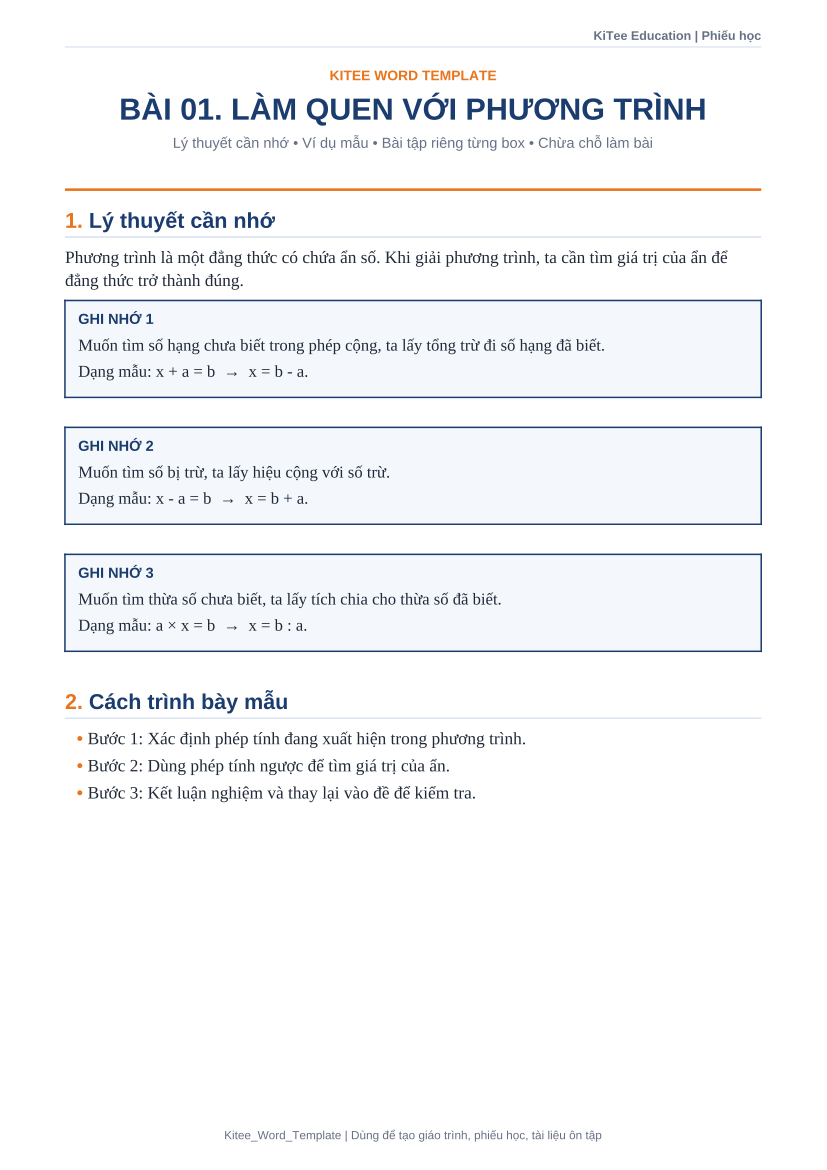

This chart was generated by the following Python code:
# -*- coding: utf-8 -*-
"""
Kitee_Word_Template.py
Tạo file Word template đơn giản, chỉnh chu cho phiếu học/giáo trình KiTee.

Yêu cầu chính:
- Vào thẳng phần Lý thuyết cần nhớ.
- Không gom nhiều câu hỏi vào một box.
- Mỗi câu/bài tập là một box riêng.
- Có chừa khoảng trống làm bài trong từng box.
- Có phần Lưu ý định dạng ở cuối file.

Cách chạy:
    pip install python-docx
    python Kitee_Word_Template.py

File xuất ra:
    Kitee_Word_Template.docx
"""

from docx import Document
from docx.enum.section import WD_SECTION
from docx.enum.table import WD_ALIGN_VERTICAL, WD_TABLE_ALIGNMENT
from docx.enum.text import WD_ALIGN_PARAGRAPH
from docx.enum.style import WD_STYLE_TYPE
from docx.shared import Cm, Pt, RGBColor
from docx.oxml import OxmlElement
from docx.oxml.ns import qn

# =========================
# 1) Cấu hình thương hiệu
# =========================
OUTPUT_FILE = "/mnt/data/Kitee_Word_Template.docx"

BRAND_NAVY = "1B3C6E"
BRAND_ORANGE = "E8741C"
TEXT_DARK = "1F2937"
TEXT_MUTED = "667085"
BORDER = "D8E2F0"
LIGHT_BLUE = "F4F8FD"
LIGHT_ORANGE = "FFF4EC"
LIGHT_GRAY = "F8FAFC"
WHITE = "FFFFFF"

FONT_BODY = "Times New Roman"
FONT_HEAD = "Arial"


# =========================
# 2) Helper định dạng cơ bản
# =========================
def set_run_font(run, font=FONT_BODY, size=12.5, color=TEXT_DARK, bold=False, italic=False):
    """Định dạng font cho run, hỗ trợ tiếng Việt ổn định."""
    run.font.name = font
    run.font.size = Pt(size)
    run.font.bold = bold
    run.font.italic = italic
    run.font.color.rgb = RGBColor.from_string(color)
    r_pr = run._element.get_or_add_rPr()
    r_fonts = r_pr.rFonts
    if r_fonts is None:
        r_fonts = OxmlElement("w:rFonts")
        r_pr.append(r_fonts)
    r_fonts.set(qn("w:ascii"), font)
    r_fonts.set(qn("w:hAnsi"), font)
    r_fonts.set(qn("w:eastAsia"), font)
    r_fonts.set(qn("w:cs"), font)


def set_paragraph_spacing(paragraph, before=0, after=6, line=1.15):
    pf = paragraph.paragraph_format
    pf.space_before = Pt(before)
    pf.space_after = Pt(after)
    pf.line_spacing = line


def set_paragraph_border(paragraph, color=BORDER, size="8", space="3", sides=("bottom",)):
    """Thêm đường kẻ cho paragraph."""
    p_pr = paragraph._p.get_or_add_pPr()
    p_bdr = p_pr.find(qn("w:pBdr"))
    if p_bdr is None:
        p_bdr = OxmlElement("w:pBdr")
        p_pr.append(p_bdr)
    for side in sides:
        tag = f"w:{side}"
        element = p_bdr.find(qn(tag))
        if element is None:
            element = OxmlElement(tag)
            p_bdr.append(element)
        element.set(qn("w:val"), "single")
        element.set(qn("w:sz"), size)
        element.set(qn("w:space"), space)
        element.set(qn("w:color"), color)


def set_cell_shading(cell, fill):
    tc_pr = cell._tc.get_or_add_tcPr()
    shd = tc_pr.find(qn("w:shd"))
    if shd is None:
        shd = OxmlElement("w:shd")
        tc_pr.append(shd)
    shd.set(qn("w:fill"), fill)


def set_cell_border(cell, color=BORDER, size="10"):
    tc_pr = cell._tc.get_or_add_tcPr()
    tc_borders = tc_pr.find(qn("w:tcBorders"))
    if tc_borders is None:
        tc_borders = OxmlElement("w:tcBorders")
        tc_pr.append(tc_borders)
    for edge in ("top", "left", "bottom", "right"):
        tag = f"w:{edge}"
        element = tc_borders.find(qn(tag))
        if element is None:
            element = OxmlElement(tag)
            tc_borders.append(element)
        element.set(qn("w:val"), "single")
        element.set(qn("w:sz"), size)
        element.set(qn("w:space"), "0")
        element.set(qn("w:color"), color)


def set_cell_margins(cell, top=140, start=180, bottom=140, end=180):
    """Cell margin theo twips. 1 cm khoảng 567 twips."""
    tc_pr = cell._tc.get_or_add_tcPr()
    tc_mar = tc_pr.find(qn("w:tcMar"))
    if tc_mar is None:
        tc_mar = OxmlElement("w:tcMar")
        tc_pr.append(tc_mar)
    for m, v in {"top": top, "start": start, "bottom": bottom, "end": end}.items():
        node = tc_mar.find(qn(f"w:{m}"))
        if node is None:
            node = OxmlElement(f"w:{m}")
            tc_mar.append(node)
        node.set(qn("w:w"), str(v))
        node.set(qn("w:type"), "dxa")


def set_table_width_pct(table, pct=100):
    tbl_pr = table._tbl.tblPr
    tbl_w = tbl_pr.find(qn("w:tblW"))
    if tbl_w is None:
        tbl_w = OxmlElement("w:tblW")
        tbl_pr.append(tbl_w)
    tbl_w.set(qn("w:type"), "pct")
    tbl_w.set(qn("w:w"), str(pct * 50))


def prevent_table_row_split(table):
    """Giữ mỗi box không bị tách đôi qua 2 trang khi render/in."""
    for row in table.rows:
        tr_pr = row._tr.get_or_add_trPr()
        if tr_pr.find(qn("w:cantSplit")) is None:
            tr_pr.append(OxmlElement("w:cantSplit"))


# =========================
# 3) Thiết lập tài liệu
# =========================
def setup_document():
    doc = Document()
    section = doc.sections[0]
    section.page_width = Cm(21)
    section.page_height = Cm(29.7)
    section.top_margin = Cm(1.55)
    section.bottom_margin = Cm(1.35)
    section.left_margin = Cm(1.65)
    section.right_margin = Cm(1.65)
    section.header_distance = Cm(0.7)
    section.footer_distance = Cm(0.7)

    normal = doc.styles["Normal"]
    normal.font.name = FONT_BODY
    normal.font.size = Pt(12.5)
    normal.font.color.rgb = RGBColor.from_string(TEXT_DARK)
    normal._element.rPr.rFonts.set(qn("w:eastAsia"), FONT_BODY)
    normal.paragraph_format.line_spacing = 1.15
    normal.paragraph_format.space_after = Pt(5)

    for style_name in ["Heading 1", "Heading 2"]:
        st = doc.styles[style_name]
        st.font.name = FONT_HEAD
        st.font.bold = True
        st.font.color.rgb = RGBColor.from_string(BRAND_NAVY)
        st._element.rPr.rFonts.set(qn("w:eastAsia"), FONT_HEAD)

    doc.styles["Heading 1"].font.size = Pt(18)
    doc.styles["Heading 2"].font.size = Pt(14)

    if "KiteeCaption" not in [s.name for s in doc.styles]:
        st = doc.styles.add_style("KiteeCaption", WD_STYLE_TYPE.PARAGRAPH)
        st.font.name = FONT_HEAD
        st.font.size = Pt(9)
        st.font.color.rgb = RGBColor.from_string(TEXT_MUTED)
        st._element.rPr.rFonts.set(qn("w:eastAsia"), FONT_HEAD)

    return doc


def add_header_footer(doc):
    section = doc.sections[0]

    header = section.header.paragraphs[0]
    header.alignment = WD_ALIGN_PARAGRAPH.RIGHT
    header.text = ""
    r = header.add_run("KiTee Education | Phiếu học")
    set_run_font(r, font=FONT_HEAD, size=9, color=TEXT_MUTED, bold=True)
    set_paragraph_border(header, color=BORDER, size="4", sides=("bottom",))

    footer = section.footer.paragraphs[0]
    footer.alignment = WD_ALIGN_PARAGRAPH.CENTER
    footer.text = ""
    r = footer.add_run("Kitee_Word_Template | Dùng để tạo giáo trình, phiếu học, tài liệu ôn tập")
    set_run_font(r, font=FONT_HEAD, size=8.5, color=TEXT_MUTED)


# =========================
# 4) Component nội dung
# =========================
def add_document_title(doc, title, subtitle=""):
    p = doc.add_paragraph()
    p.alignment = WD_ALIGN_PARAGRAPH.CENTER
    r = p.add_run("KITEE WORD TEMPLATE")
    set_run_font(r, font=FONT_HEAD, size=10, color=BRAND_ORANGE, bold=True)
    set_paragraph_spacing(p, before=4, after=4)

    p = doc.add_paragraph()
    p.alignment = WD_ALIGN_PARAGRAPH.CENTER
    r = p.add_run(title)
    set_run_font(r, font=FONT_HEAD, size=22, color=BRAND_NAVY, bold=True)
    set_paragraph_spacing(p, before=0, after=2)

    if subtitle:
        p = doc.add_paragraph()
        p.alignment = WD_ALIGN_PARAGRAPH.CENTER
        r = p.add_run(subtitle)
        set_run_font(r, font=FONT_HEAD, size=10.5, color=TEXT_MUTED)
        set_paragraph_spacing(p, before=0, after=8)

    line = doc.add_paragraph()
    set_paragraph_border(line, color=BRAND_ORANGE, size="12", sides=("bottom",))
    set_paragraph_spacing(line, before=0, after=10)


def add_section_title(doc, number, title):
    p = doc.add_paragraph()
    r = p.add_run(f"{number}. ")
    set_run_font(r, font=FONT_HEAD, size=15.5, color=BRAND_ORANGE, bold=True)
    r = p.add_run(title)
    set_run_font(r, font=FONT_HEAD, size=15.5, color=BRAND_NAVY, bold=True)
    set_paragraph_spacing(p, before=10, after=4)
    set_paragraph_border(p, color=BORDER, size="6", sides=("bottom",))


def add_text(doc, text, bold_prefix=None):
    p = doc.add_paragraph()
    if bold_prefix and text.startswith(bold_prefix):
        r = p.add_run(bold_prefix)
        set_run_font(r, font=FONT_BODY, size=12.5, color=TEXT_DARK, bold=True)
        r = p.add_run(text[len(bold_prefix):])
        set_run_font(r, font=FONT_BODY, size=12.5, color=TEXT_DARK)
    else:
        r = p.add_run(text)
        set_run_font(r, font=FONT_BODY, size=12.5, color=TEXT_DARK)
    set_paragraph_spacing(p, after=5)
    return p


def add_bullet(doc, text, color=BRAND_ORANGE):
    p = doc.add_paragraph()
    p.paragraph_format.left_indent = Cm(0.55)
    p.paragraph_format.first_line_indent = Cm(-0.25)
    r = p.add_run("• ")
    set_run_font(r, font=FONT_HEAD, size=12.5, color=color, bold=True)
    r = p.add_run(text)
    set_run_font(r, font=FONT_BODY, size=12.5, color=TEXT_DARK)
    set_paragraph_spacing(p, after=3)
    return p


def add_box(doc, label, body_lines, fill=LIGHT_BLUE, border=BRAND_NAVY, label_color=BRAND_NAVY):
    """Tạo một box riêng. body_lines là list[str]."""
    table = doc.add_table(rows=1, cols=1)
    table.alignment = WD_TABLE_ALIGNMENT.CENTER
    table.allow_autofit = True
    set_table_width_pct(table, 100)
    prevent_table_row_split(table)

    cell = table.cell(0, 0)
    cell.vertical_alignment = WD_ALIGN_VERTICAL.TOP
    set_cell_shading(cell, fill)
    set_cell_border(cell, color=border, size="9")
    set_cell_margins(cell, top=130, start=190, bottom=130, end=190)

    # Xoá paragraph rỗng mặc định
    cell.paragraphs[0].text = ""
    p = cell.paragraphs[0]
    r = p.add_run(label.upper())
    set_run_font(r, font=FONT_HEAD, size=10.5, color=label_color, bold=True)
    set_paragraph_spacing(p, after=4)

    for line in body_lines:
        p = cell.add_paragraph()
        r = p.add_run(line)
        set_run_font(r, font=FONT_BODY, size=12.4, color=TEXT_DARK)
        set_paragraph_spacing(p, after=3)

    # Khoảng cách sau box
    spacer = doc.add_paragraph()
    set_paragraph_spacing(spacer, after=4)
    return table


def add_theory_box(doc, label, lines):
    return add_box(doc, label, lines, fill=LIGHT_BLUE, border=BRAND_NAVY, label_color=BRAND_NAVY)


def add_example_box(doc, label, lines):
    return add_box(doc, label, lines, fill=LIGHT_ORANGE, border=BRAND_ORANGE, label_color=BRAND_ORANGE)


def add_answer_lines(cell, count=5):
    """Thêm dòng chừa chỗ làm bài trong cell của box câu hỏi."""
    p = cell.add_paragraph()
    r = p.add_run("Lời làm:")
    set_run_font(r, font=FONT_HEAD, size=10.2, color=BRAND_NAVY, bold=True)
    set_paragraph_spacing(p, before=4, after=2)

    for _ in range(count):
        p = cell.add_paragraph()
        r = p.add_run("................................................................................................................")
        set_run_font(r, font=FONT_BODY, size=11.5, color=TEXT_MUTED)
        set_paragraph_spacing(p, before=0, after=1, line=1.0)


def add_question_box(doc, number, question, work_lines=5, hint=None):
    """Mỗi câu/bài tập là một box riêng, có sẵn chỗ làm bài."""
    table = doc.add_table(rows=1, cols=1)
    table.alignment = WD_TABLE_ALIGNMENT.CENTER
    set_table_width_pct(table, 100)
    prevent_table_row_split(table)

    cell = table.cell(0, 0)
    cell.vertical_alignment = WD_ALIGN_VERTICAL.TOP
    set_cell_shading(cell, LIGHT_GRAY)
    set_cell_border(cell, color=BORDER, size="9")
    set_cell_margins(cell, top=150, start=190, bottom=150, end=190)

    cell.paragraphs[0].text = ""
    p = cell.paragraphs[0]
    r = p.add_run(f"BÀI {number}")
    set_run_font(r, font=FONT_HEAD, size=10.5, color=BRAND_ORANGE, bold=True)
    set_paragraph_spacing(p, after=3)

    p = cell.add_paragraph()
    r = p.add_run(question)
    set_run_font(r, font=FONT_BODY, size=12.5, color=TEXT_DARK)
    set_paragraph_spacing(p, after=3)

    if hint:
        p = cell.add_paragraph()
        r = p.add_run(f"Gợi ý: {hint}")
        set_run_font(r, font=FONT_BODY, size=11.5, color=TEXT_MUTED, italic=True)
        set_paragraph_spacing(p, after=2)

    add_answer_lines(cell, count=work_lines)

    spacer = doc.add_paragraph()
    set_paragraph_spacing(spacer, after=4)
    return table


def add_format_note_box(doc):
    """Phần lưu ý định dạng đặt ở cuối file."""
    add_section_title(doc, "6", "Lưu ý định dạng")
    add_box(
        doc,
        "Lưu ý khi dùng template",
        [
            "1. Mỗi câu hỏi/bài tập đặt trong một box riêng, không gom nhiều câu vào cùng một box.",
            "2. Sau mỗi câu hỏi luôn chừa phần 'Lời làm' với 4–6 dòng trống để học sinh làm bài.",
            "3. Tiêu đề chính dùng Arial Bold, màu navy #1B3C6E; điểm nhấn dùng cam #E8741C.",
            "4. Nội dung bài học dùng Times New Roman 12.5pt, giãn dòng 1.15 để dễ đọc và dễ in.",
            "5. Box lý thuyết dùng nền xanh nhạt; box ví dụ dùng nền cam nhạt; box bài tập dùng nền xám rất nhạt.",
            "6. Khi thêm bài mới trong Python, dùng hàm add_question_box(doc, number, question, work_lines, hint).",
        ],
        fill=WHITE,
        border=BRAND_ORANGE,
        label_color=BRAND_ORANGE,
    )


# =========================
# 5) Nội dung mẫu
# =========================
def build_document():
    doc = setup_document()
    add_header_footer(doc)

    add_document_title(
        doc,
        "BÀI 01. LÀM QUEN VỚI PHƯƠNG TRÌNH",
        "Lý thuyết cần nhớ • Ví dụ mẫu • Bài tập riêng từng box • Chừa chỗ làm bài",
    )

    # Vào thẳng lý thuyết cần nhớ
    add_section_title(doc, "1", "Lý thuyết cần nhớ")
    add_text(
        doc,
        "Phương trình là một đẳng thức có chứa ẩn số. Khi giải phương trình, ta cần tìm giá trị của ẩn để đẳng thức trở thành đúng.",
    )
    add_theory_box(
        doc,
        "Ghi nhớ 1",
        [
            "Muốn tìm số hạng chưa biết trong phép cộng, ta lấy tổng trừ đi số hạng đã biết.",
            "Dạng mẫu: x + a = b  →  x = b - a.",
        ],
    )
    add_theory_box(
        doc,
        "Ghi nhớ 2",
        [
            "Muốn tìm số bị trừ, ta lấy hiệu cộng với số trừ.",
            "Dạng mẫu: x - a = b  →  x = b + a.",
        ],
    )
    add_theory_box(
        doc,
        "Ghi nhớ 3",
        [
            "Muốn tìm thừa số chưa biết, ta lấy tích chia cho thừa số đã biết.",
            "Dạng mẫu: a × x = b  →  x = b : a.",
        ],
    )

    add_section_title(doc, "2", "Cách trình bày mẫu")
    add_bullet(doc, "Bước 1: Xác định phép tính đang xuất hiện trong phương trình.")
    add_bullet(doc, "Bước 2: Dùng phép tính ngược để tìm giá trị của ẩn.")
    add_bullet(doc, "Bước 3: Kết luận nghiệm và thay lại vào đề để kiểm tra.")

    doc.add_page_break()
    add_section_title(doc, "3", "Ví dụ minh họa")
    add_example_box(
        doc,
        "Ví dụ 1",
        [
            "Giải phương trình: x + 7 = 15",
            "Ta có: x = 15 - 7 = 8.",
            "Vậy nghiệm của phương trình là x = 8.",
        ],
    )
    add_example_box(
        doc,
        "Ví dụ 2",
        [
            "Giải phương trình: x - 5 = 13",
            "Ta có: x = 13 + 5 = 18.",
            "Vậy nghiệm của phương trình là x = 18.",
        ],
    )

    doc.add_page_break()
    add_section_title(doc, "4", "Bài tập tự luyện")

    # Mỗi câu là một box riêng, có chỗ làm bài
    add_question_box(doc, "1", "Giải phương trình: x + 9 = 20.", work_lines=5)
    add_question_box(doc, "2", "Giải phương trình: x - 6 = 14.", work_lines=5)
    add_question_box(doc, "3", "Giải phương trình: 3 × x = 24.", work_lines=5)

    doc.add_page_break()
    add_section_title(doc, "4", "Bài tập tự luyện (tiếp theo)")
    add_question_box(
        doc,
        "4",
        "Một số cộng với 12 thì bằng 35. Hỏi số đó là bao nhiêu? Hãy viết lời giải bằng một phương trình đơn giản.",
        work_lines=6,
    )
    add_question_box(
        doc,
        "5",
        "Tìm x biết: 2 × x + 5 = 21.",
        work_lines=6,
        hint="Xử lý phép cộng trước, sau đó xử lý phép nhân.",
    )

    doc.add_page_break()
    add_section_title(doc, "5", "Lời giải tham khảo")
    add_box(doc, "Bài 1", ["x + 9 = 20  →  x = 20 - 9 = 11."], fill=WHITE, border=BORDER, label_color=BRAND_NAVY)
    add_box(doc, "Bài 2", ["x - 6 = 14  →  x = 14 + 6 = 20."], fill=WHITE, border=BORDER, label_color=BRAND_NAVY)
    add_box(doc, "Bài 3", ["3 × x = 24  →  x = 24 : 3 = 8."], fill=WHITE, border=BORDER, label_color=BRAND_NAVY)
    add_box(
        doc,
        "Bài 4",
        ["Gọi số cần tìm là x. Theo đề bài: x + 12 = 35.", "Suy ra: x = 35 - 12 = 23. Vậy số cần tìm là 23."],
        fill=WHITE,
        border=BORDER,
        label_color=BRAND_NAVY,
    )
    add_box(
        doc,
        "Bài 5",
        ["2 × x + 5 = 21  →  2 × x = 21 - 5 = 16.", "Suy ra: x = 16 : 2 = 8. Vậy x = 8."],
        fill=WHITE,
        border=BORDER,
        label_color=BRAND_NAVY,
    )

    add_format_note_box(doc)

    doc.save(OUTPUT_FILE)
    print(f"Đã tạo file: {OUTPUT_FILE}")


if __name__ == "__main__":
    build_document()
